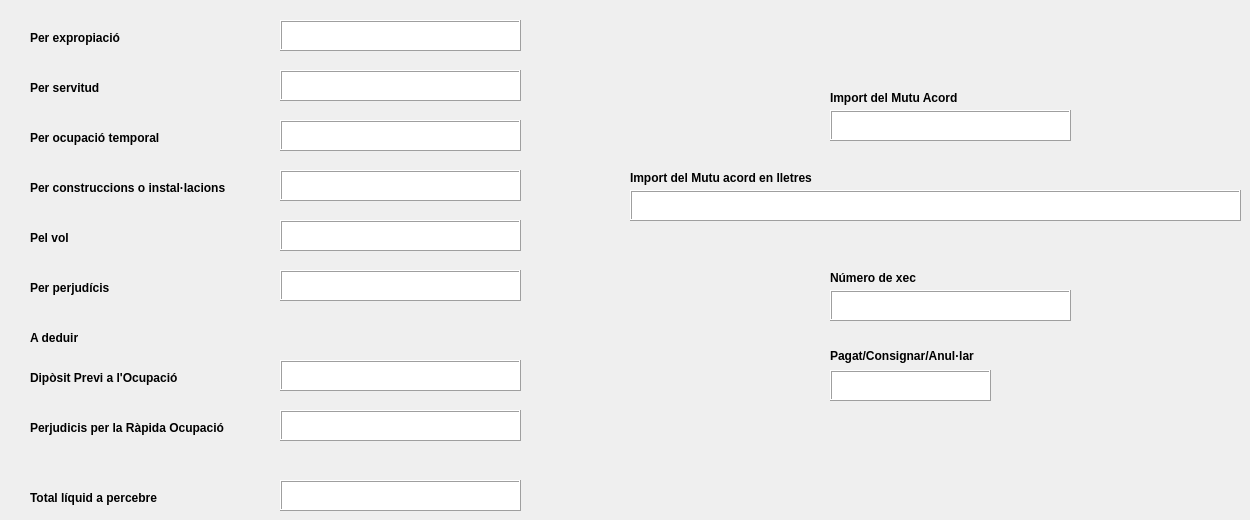
           <widget class="QWidget" name="tab_4">
            <attribute name="title">
             <string>VALORACIÓ</string>
            </attribute>
            <widget class="QTextEdit" name="import_PRO">
             <property name="geometry">
              <rect>
               <x>280</x>
               <y>410</y>
               <width>241</width>
               <height>31</height>
              </rect>
             </property>
             <property name="frameShape">
              <enum>QFrame::Box</enum>
             </property>
             <property name="frameShadow">
              <enum>QFrame::Raised</enum>
             </property>
            </widget>
            <widget class="QLabel" name="label_47">
             <property name="geometry">
              <rect>
               <x>30</x>
               <y>80</y>
               <width>181</width>
               <height>16</height>
              </rect>
             </property>
             <property name="font">
              <font>
               <weight>75</weight>
               <bold>true</bold>
              </font>
             </property>
             <property name="text">
              <string>Per servitud</string>
             </property>
            </widget>
            <widget class="QTextEdit" name="import_DPO">
             <property name="geometry">
              <rect>
               <x>280</x>
               <y>360</y>
               <width>241</width>
               <height>31</height>
              </rect>
             </property>
             <property name="frameShape">
              <enum>QFrame::Box</enum>
             </property>
             <property name="frameShadow">
              <enum>QFrame::Raised</enum>
             </property>
            </widget>
            <widget class="QTextEdit" name="import_vol">
             <property name="geometry">
              <rect>
               <x>280</x>
               <y>220</y>
               <width>241</width>
               <height>31</height>
              </rect>
             </property>
             <property name="frameShape">
              <enum>QFrame::Box</enum>
             </property>
             <property name="frameShadow">
              <enum>QFrame::Raised</enum>
             </property>
            </widget>
            <widget class="QLabel" name="label_49">
             <property name="geometry">
              <rect>
               <x>30</x>
               <y>230</y>
               <width>231</width>
               <height>16</height>
              </rect>
             </property>
             <property name="font">
              <font>
               <weight>75</weight>
               <bold>true</bold>
              </font>
             </property>
             <property name="text">
              <string>Pel vol</string>
             </property>
            </widget>
            <widget class="QTextEdit" name="import_xec_APOD">
             <property name="geometry">
              <rect>
               <x>280</x>
               <y>480</y>
               <width>241</width>
               <height>31</height>
              </rect>
             </property>
             <property name="frameShape">
              <enum>QFrame::Box</enum>
             </property>
             <property name="frameShadow">
              <enum>QFrame::Raised</enum>
             </property>
            </widget>
            <widget class="QLabel" name="label_48">
             <property name="geometry">
              <rect>
               <x>30</x>
               <y>180</y>
               <width>231</width>
               <height>16</height>
              </rect>
             </property>
             <property name="font">
              <font>
               <weight>75</weight>
               <bold>true</bold>
              </font>
             </property>
             <property name="text">
              <string>Per construccions o instal·lacions</string>
             </property>
            </widget>
            <widget class="QLabel" name="label_53">
             <property name="geometry">
              <rect>
               <x>30</x>
               <y>490</y>
               <width>231</width>
               <height>16</height>
              </rect>
             </property>
             <property name="font">
              <font>
               <weight>75</weight>
               <bold>true</bold>
              </font>
             </property>
             <property name="text">
              <string>Total líquid a percebre</string>
             </property>
            </widget>
            <widget class="QLabel" name="label_50">
             <property name="geometry">
              <rect>
               <x>30</x>
               <y>330</y>
               <width>231</width>
               <height>16</height>
              </rect>
             </property>
             <property name="font">
              <font>
               <weight>75</weight>
               <bold>true</bold>
              </font>
             </property>
             <property name="text">
              <string>A deduir</string>
             </property>
            </widget>
            <widget class="QTextEdit" name="import_serv">
             <property name="geometry">
              <rect>
               <x>280</x>
               <y>70</y>
               <width>241</width>
               <height>31</height>
              </rect>
             </property>
             <property name="frameShape">
              <enum>QFrame::Box</enum>
             </property>
             <property name="frameShadow">
              <enum>QFrame::Raised</enum>
             </property>
            </widget>
            <widget class="QLabel" name="label_52">
             <property name="geometry">
              <rect>
               <x>30</x>
               <y>420</y>
               <width>231</width>
               <height>16</height>
              </rect>
             </property>
             <property name="font">
              <font>
               <weight>75</weight>
               <bold>true</bold>
              </font>
             </property>
             <property name="text">
              <string>Perjudicis per la Ràpida Ocupació</string>
             </property>
            </widget>
            <widget class="QTextEdit" name="import_const_inst">
             <property name="geometry">
              <rect>
               <x>280</x>
               <y>170</y>
               <width>241</width>
               <height>31</height>
              </rect>
             </property>
             <property name="frameShape">
              <enum>QFrame::Box</enum>
             </property>
             <property name="frameShadow">
              <enum>QFrame::Raised</enum>
             </property>
            </widget>
            <widget class="QTextEdit" name="import_ot">
             <property name="geometry">
              <rect>
               <x>280</x>
               <y>120</y>
               <width>241</width>
               <height>31</height>
              </rect>
             </property>
             <property name="frameShape">
              <enum>QFrame::Box</enum>
             </property>
             <property name="frameShadow">
              <enum>QFrame::Raised</enum>
             </property>
            </widget>
            <widget class="QLabel" name="label_51">
             <property name="geometry">
              <rect>
               <x>30</x>
               <y>130</y>
               <width>181</width>
               <height>16</height>
              </rect>
             </property>
             <property name="font">
              <font>
               <weight>75</weight>
               <bold>true</bold>
              </font>
             </property>
             <property name="text">
              <string>Per ocupació temporal</string>
             </property>
            </widget>
            <widget class="QTextEdit" name="import_exp">
             <property name="geometry">
              <rect>
               <x>280</x>
               <y>20</y>
               <width>241</width>
               <height>31</height>
              </rect>
             </property>
             <property name="frameShape">
              <enum>QFrame::Box</enum>
             </property>
             <property name="frameShadow">
              <enum>QFrame::Raised</enum>
             </property>
            </widget>
            <widget class="QLabel" name="label_54">
             <property name="geometry">
              <rect>
               <x>30</x>
               <y>370</y>
               <width>231</width>
               <height>16</height>
              </rect>
             </property>
             <property name="font">
              <font>
               <weight>75</weight>
               <bold>true</bold>
              </font>
             </property>
             <property name="text">
              <string>Dipòsit Previ a l'Ocupació</string>
             </property>
            </widget>
            <widget class="QLabel" name="label_58">
             <property name="geometry">
              <rect>
               <x>30</x>
               <y>30</y>
               <width>121</width>
               <height>16</height>
              </rect>
             </property>
             <property name="font">
              <font>
               <weight>75</weight>
               <bold>true</bold>
              </font>
             </property>
             <property name="text">
              <string>Per expropiació</string>
             </property>
            </widget>
            <widget class="QTextEdit" name="import_JustPreu">
             <property name="geometry">
              <rect>
               <x>830</x>
               <y>110</y>
               <width>241</width>
               <height>31</height>
              </rect>
             </property>
             <property name="frameShape">
              <enum>QFrame::Box</enum>
             </property>
             <property name="frameShadow">
              <enum>QFrame::Raised</enum>
             </property>
            </widget>
            <widget class="QTextEdit" name="import_JustPreu_lletres">
             <property name="geometry">
              <rect>
               <x>630</x>
               <y>190</y>
               <width>611</width>
               <height>31</height>
              </rect>
             </property>
             <property name="frameShape">
              <enum>QFrame::Box</enum>
             </property>
             <property name="frameShadow">
              <enum>QFrame::Raised</enum>
             </property>
            </widget>
            <widget class="QLabel" name="label_43">
             <property name="geometry">
              <rect>
               <x>830</x>
               <y>90</y>
               <width>181</width>
               <height>16</height>
              </rect>
             </property>
             <property name="font">
              <font>
               <weight>75</weight>
               <bold>true</bold>
              </font>
             </property>
             <property name="text">
              <string>Import del Mutu Acord</string>
             </property>
            </widget>
            <widget class="QLabel" name="label_44">
             <property name="geometry">
              <rect>
               <x>630</x>
               <y>170</y>
               <width>221</width>
               <height>16</height>
              </rect>
             </property>
             <property name="font">
              <font>
               <weight>75</weight>
               <bold>true</bold>
              </font>
             </property>
             <property name="text">
              <string>Import del Mutu acord en lletres</string>
             </property>
            </widget>
            <widget class="QLabel" name="label_69">
             <property name="geometry">
              <rect>
               <x>830</x>
               <y>270</y>
               <width>181</width>
               <height>16</height>
              </rect>
             </property>
             <property name="font">
              <font>
               <weight>75</weight>
               <bold>true</bold>
              </font>
             </property>
             <property name="text">
              <string>Número de xec</string>
             </property>
            </widget>
            <widget class="QTextEdit" name="num_xec_APOD">
             <property name="geometry">
              <rect>
               <x>830</x>
               <y>290</y>
               <width>241</width>
               <height>31</height>
              </rect>
             </property>
             <property name="frameShape">
              <enum>QFrame::Box</enum>
             </property>
             <property name="frameShadow">
              <enum>QFrame::Raised</enum>
             </property>
            </widget>
            <widget class="QLabel" name="label_70">
             <property name="geometry">
              <rect>
               <x>830</x>
               <y>340</y>
               <width>201</width>
               <height>31</height>
              </rect>
             </property>
             <property name="font">
              <font>
               <weight>75</weight>
               <bold>true</bold>
              </font>
             </property>
             <property name="text">
              <string>Pagat/Consignar/Anul·lar</string>
             </property>
            </widget>
            <widget class="QTextEdit" name="percebut_APOD">
             <property name="geometry">
              <rect>
               <x>830</x>
               <y>370</y>
               <width>161</width>
               <height>31</height>
              </rect>
             </property>
             <property name="frameShape">
              <enum>QFrame::Box</enum>
             </property>
             <property name="frameShadow">
              <enum>QFrame::Raised</enum>
             </property>
            </widget>
            <widget class="QTextEdit" name="import_perj">
             <property name="geometry">
              <rect>
               <x>280</x>
               <y>270</y>
               <width>241</width>
               <height>31</height>
              </rect>
             </property>
             <property name="frameShape">
              <enum>QFrame::Box</enum>
             </property>
             <property name="frameShadow">
              <enum>QFrame::Raised</enum>
             </property>
            </widget>
            <widget class="QLabel" name="label_59">
             <property name="geometry">
              <rect>
               <x>30</x>
               <y>280</y>
               <width>231</width>
               <height>16</height>
              </rect>
             </property>
             <property name="font">
              <font>
               <weight>75</weight>
               <bold>true</bold>
              </font>
             </property>
             <property name="text">
              <string>Per perjudícis</string>
             </property>
            </widget>
           </widget>
